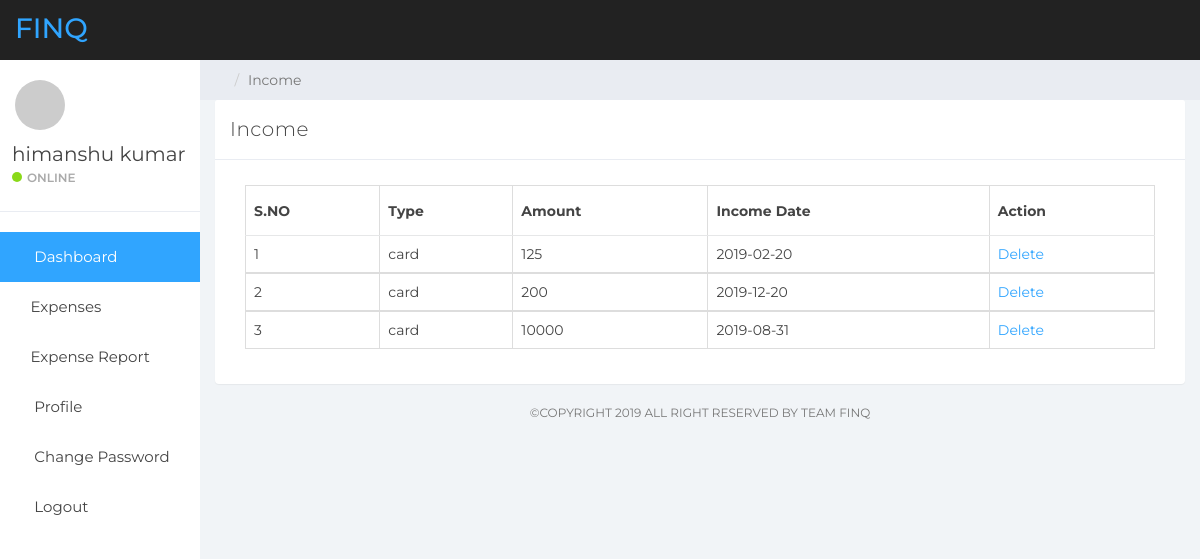
The page /finQ/project/dets/manage-income.php (signed in) on the database its author committed.
### tables this page shows
CREATE TABLE `tbluser` (
  `ID` int(10) NOT NULL,
  `FullName` varchar(150) DEFAULT NULL,
  `Email` varchar(200) DEFAULT NULL,
  `MobileNumber` bigint(10) DEFAULT NULL,
  `Password` varchar(200) DEFAULT NULL,
  `RegDate` timestamp NOT NULL DEFAULT CURRENT_TIMESTAMP
);

CREATE TABLE `tbincome` (
  `ID` int(10) UNSIGNED NOT NULL,
  `UserId` int(10) NOT NULL,
  `IncomeDate` date DEFAULT NULL,
  `Type` varchar(200) DEFAULT NULL,
  `Amount` int(200) DEFAULT NULL,
  `NoteDate` timestamp NOT NULL DEFAULT CURRENT_TIMESTAMP
);

### finQ/project/dets/manage-income.php (the view, shortened to what this page needs)
<?php
if (strlen($_SESSION['detsuid']==0)) {
  header('location:logout.php');
  } else{
?>
<!DOCTYPE html>
<html>
<head>
	<link href="css/bootstrap.min.css" rel="stylesheet">
	<link href="css/font-awesome.min.css" rel="stylesheet">
	<link href="css/datepicker3.css" rel="stylesheet">
	<link href="css/styles.css" rel="stylesheet">
</head>
<body>
	<?php include_once('includes/header.php');?>
	<?php include_once('includes/sidebar.php');?>
	<div class="col-sm-9 col-sm-offset-3 col-lg-10 col-lg-offset-2 main">
		<div class="row">
			<ol class="breadcrumb">
				<li><a href="#">
					<em class="fa fa-home"></em>
				</a></li>
				<li class="active">Income</li>
			</ol>
		</div>
		<div class="row">
			<div class="col-lg-12">
				<div class="panel panel-default">
					<div class="panel-heading">Income</div>
					<div class="panel-body">
						<div class="col-md-12">
							<div class="table-responsive">
            <table class="table table-bordered mg-b-0">
              <thead>
                <tr>
                  <th>S.NO</th>
                  <th>Type</th>
                  <th>Amount</th>
                  <th>Income Date</th>
                  <th>Action</th>
                </tr>
              </thead>
              <?php
              $userid=$_SESSION['detsuid'];
$ret=mysqli_query($con,"select * from tbincome where UserId='$userid'");
$cnt=1;
while ($row=mysqli_fetch_array($ret)) {
?>
              <tbody>
                <tr>
                  <td><?php echo $cnt;?></td>
                  <td><?php  echo $row['Type'];?></td>
                  <td><?php  echo $row['Amount'];?></td>
                  <td><?php  echo $row['IncomeDate'];?></td>
                  <td><a href="manage-income.php?delid=<?php echo $row['ID'];?>">Delete</a>
                </tr>
                <?php
$cnt=$cnt+1;
}?>
              </tbody>
            </table>
          </div>
						</div>
					</div>
				</div>
			</div>
			<?php include_once('includes/footer.php');?>
		</div>
	</div>
</body>
</html>
<?php }  ?>

### finQ/project/dets/includes/sidebar.php (shortened to what this page needs)
<?php
include('includes/dbconnection.php');
?>
<div id="sidebar-collapse" class="col-sm-3 col-lg-2 sidebar">
        <div class="profile-sidebar">
            <div class="profile-userpic">
                <img src="http://placehold.it/50/30a5ff/fff" class="img-responsive" alt="">
            </div>
            <div class="profile-usertitle">
                <?php
$uid=$_SESSION['detsuid'];
$ret=mysqli_query($con,"select FullName from tbluser where ID='$uid'");
$row=mysqli_fetch_array($ret);
$name=$row['FullName'];
?>
                <div class="profile-usertitle-name"><?php echo $name; ?></div>
                <div class="profile-usertitle-status"><span class="indicator label-success"></span>Online</div>
            </div>
        </div>
        <ul class="nav menu">
            <li class="active"><a href="dashboard.php"><em class="fa fa-dashboard">&nbsp;</em> Dashboard</a></li>
            <li class="parent "><a data-toggle="collapse" href="#sub-item-1">
                <em class="fa fa-navicon">&nbsp;</em>Expenses <span data-toggle="collapse" href="#sub-item-1" class="icon pull-right"><em class="fa fa-plus"></em></span>
                </a>
            </li>
  <li class="parent "><a data-toggle="collapse" href="#sub-item-2">
                <em class="fa fa-navicon">&nbsp;</em>Expense Report <span data-toggle="collapse" href="#sub-item-1" class="icon pull-right"><em class="fa fa-plus"></em></span>
                </a>
            </li>
            <li><a href="user-profile.php"><em class="fa fa-user">&nbsp;</em> Profile</a></li>
             <li><a href="change-password.php"><em class="fa fa-clone">&nbsp;</em> Change Password</a></li>
<li><a href="logout.php"><em class="fa fa-power-off">&nbsp;</em> Logout</a></li>
        </ul>
    </div>

### finQ/project/dets/css/styles.css (style rules this page uses)
body { background: #f1f4f7; padding-top: 60px; font-size: 14px; color: #444444; font-family: "Montserrat", "Helvetica Neue", Helvetica, Arial, sans-serif; }
a, a:hover, a:focus { color: #30a5ff; }
.label-success { background-color: #8ad919; }
.panel { border: 0; }
.panel-heading { font-size: 20px; font-weight: 300; letter-spacing: 0.025em; height: 60px; line-height: 38px; }
.panel-default .panel-heading { background: #fff; border-bottom: 1px solid #e9ecf2; color: #444444; }
.sidebar { display: block; padding: 0; display: none; box-shadow: none; background: #fff; }
.sidebar ul { margin: 20px 0px; }
@media (min-width: 768px) { .sidebar { display: block; position: fixed; top: 60px; bottom: 0; left: 0; z-index: 1000; display: block; margin: 0; padding: 0; overflow-x: hidden; overflow-y: auto; } }
.sidebar ul.nav .active a, .sidebar ul.nav li.parent a.active, .sidebar ul.nav .active > a:hover, .sidebar ul.nav li.parent a.active:hover, .sidebar ul.nav .active > a:focus, .sidebar ul.nav li.parent a.active:focus { color: #fff; background-color: #30a5ff; }
.sidebar ul.nav li a { height: 50px; font-size: 15px; line-height: 2em; color: #444444; }
.profile-sidebar { padding: 10px 0; border-bottom: 1px solid #e9ecf2; }
.indicator { width: 10px; height: 10px; display: inline-block; border-radius: 9999px; margin-right: 5px; }
.profile-userpic img { float: left; margin: 10px 0px 0px 15px; width: 50px; height: 50px; border-radius: 9999px !important; }
.profile-usertitle { float: left; text-align: left; margin: 10px 0 0 12px; }
.profile-usertitle-name { font-size: 20px; margin-bottom: 0px; }
.profile-usertitle-status { text-transform: uppercase; color: #AAA; font-size: 12px; font-weight: 600; margin-bottom: 15px; }
.breadcrumb { border-radius: 0; padding: 10px 15px 10px 15px; background: #e9ecf2; margin: 0; }
.table { background: #fff; }
.table > thead > tr > th { border-bottom: 1px solid #e6e7e8; vertical-align: middle; height: 50px; }

### rows shown on the page
tbluser: FullName "himanshu kumar"
tbincome: Type "card", Amount "125", IncomeDate "2019-02-20"
tbincome: Type "card", Amount "200", IncomeDate "2019-12-20"
tbincome: Type "card", Amount "10000", IncomeDate "2019-08-31"
